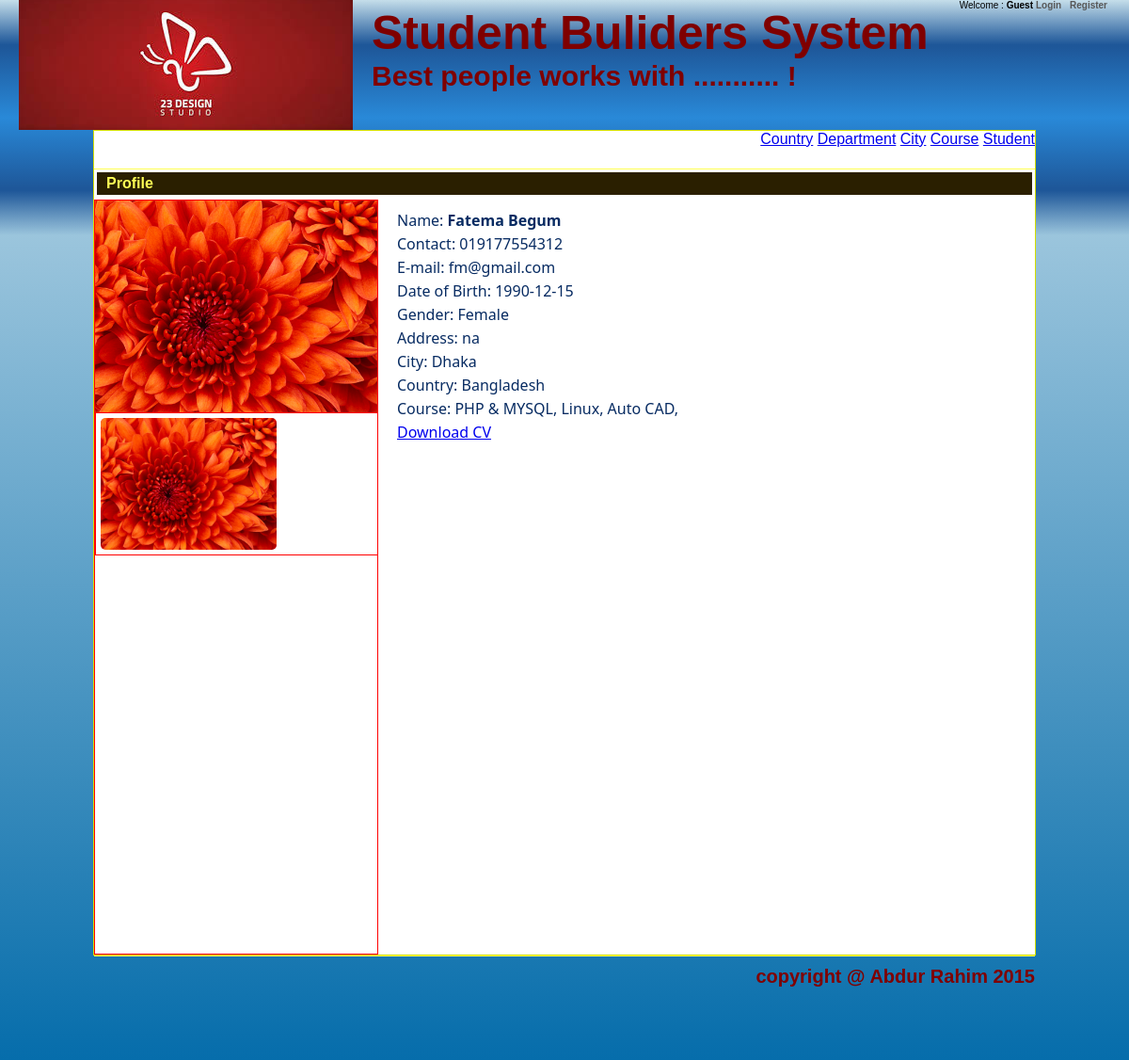
Screenshot of /?p=artclProfileK&id=1 with the database file from the repository.
### tables this page shows
CREATE TABLE IF NOT EXISTS `studentimage` (
  `id` int(11) NOT NULL AUTO_INCREMENT,
  `studentId` int(11) DEFAULT NULL,
  `image` varchar(200) DEFAULT NULL,
  `date` date DEFAULT NULL,
  `description` varchar(500) DEFAULT NULL,
  PRIMARY KEY (`id`),
  KEY `studentId` (`studentId`)
);

CREATE TABLE IF NOT EXISTS `student` (
  `id` int(11) NOT NULL AUTO_INCREMENT,
  `name` varchar(200) DEFAULT NULL,
  `contact` varchar(200) DEFAULT NULL,
  `email` varchar(200) DEFAULT NULL,
  `dateofBirth` date DEFAULT NULL,
  `gender` bit(1) DEFAULT NULL,
  `address` varchar(500) DEFAULT NULL,
  `cityId` int(11) DEFAULT NULL,
  `cv` varchar(200) DEFAULT NULL,
  `password` varchar(200) NOT NULL,
  `type` varchar(2) NOT NULL DEFAULT 'R',
  PRIMARY KEY (`id`),
  KEY `cityId` (`cityId`)
);

CREATE TABLE IF NOT EXISTS `city` (
  `id` int(11) NOT NULL AUTO_INCREMENT,
  `name` varchar(200) DEFAULT NULL,
  `countryId` int(11) DEFAULT NULL,
  PRIMARY KEY (`id`),
  KEY `countryId` (`countryId`)
);

CREATE TABLE IF NOT EXISTS `country` (
  `id` int(11) NOT NULL AUTO_INCREMENT,
  `name` varchar(200) DEFAULT NULL,
  PRIMARY KEY (`id`)
);

CREATE TABLE IF NOT EXISTS `course` (
  `id` int(11) NOT NULL AUTO_INCREMENT,
  `name` varchar(200) DEFAULT NULL,
  `departmentId` int(11) DEFAULT NULL,
  `fee` float DEFAULT NULL,
  `duration` int(11) DEFAULT NULL,
  `link` varchar(200) DEFAULT NULL,
  `sylebus` varchar(200) DEFAULT NULL,
  `description` varchar(500) DEFAULT NULL,
  PRIMARY KEY (`id`),
  KEY `departmentId` (`departmentId`)
);

### Conf/cn.php (called while the page is built, shortened)
<?php
function ms($v)
{
	return mysql_real_escape_string(strip_tags($v));
}
?>

### Public/profile.php (the view, shortened to what this page needs)
<?php
$sql = "select s.id, s.name, s.contact, s.email, s.dateofbirth,
		case s.gender when 0 then 'Male' else 'Female' end as Gender,
		s.address, ct.name as City, cn.name as Country, s.cv
	from student as s, city as ct, country as cn where
	s.cityId = ct.Id and ct.countryId = cn.Id and s.id = ".ms($_REQUEST['id']);
$r = mysql_query($sql);
while($s = mysql_fetch_array($r))
{
	print '<div class="imagedetails">';
	if(isset($_REQUEST['img']))
	{
		print '<img src="StudentImages/'.base64_decode(ms($_REQUEST['img'])).'"/>';
	}
	else
	{
		singleImage($s[0]);
	}
	print '<div class="allimagecontainer"><div class="allimages">';
	images($s[0]);
	print '</div></div>';
	print '</div>';
	print '<div class="details">';
	print '<div class="singledetails">';
	print	'<span>Name: <span><b>'.$s['name'].'</b></span></span><br>';
	print	'<span>Contact: <span>'.$s['contact'].'</span></span><br>';
	print	'<span>E-mail: <span>'.$s['email'].'</span></span><br>';
	print	'<span>Date of Birth: <span>'.$s['dateofbirth'].'</span></span><br>';
	print	'<span>Gender: <span>'.$s['Gender'].'</span></span><br>';
	print	'<span>Address: <span>'.$s['address'].'</span></span><br>';
	print	'<span>City: <span>'.$s['City'].'</span></span><br>';
	print	'<span>Country: <span>'.$s['Country'].'</span></span><br>';
	print '<span>Course: </span>';
	$sql3 = "select c.name from coursevsstudent cs, course c
	where cs.courseId = c.Id and cs.studentid = ".$s[0];
	$r3 = mysql_query($sql3);
	while($s3 = mysql_fetch_row($r3))
	{
		print $s3[0].", ";
	}
	print 	'<span><a href="CVS/'.$s[0].'.'.$s[9].'"><br>Download CV</a></span>';
	print '</div>';
	print '</div>';
}
function singleImage($id)
{
	$sql2 = "select * from studentimage where studentid = ".$id." limit 0, 1";
	$r2 = mysql_query($sql2);
	if(mysql_num_rows($r2) >= 1)
	{
		while($s2 = mysql_fetch_row($r2))
		{
			print '<img src="StudentImages/'.$s2[0].'.'.$s2[2].'"/>';
		}
	}
	else
	{
		print '<img src="Images/noimage.jpg"/>';
	}
}
function Images($id)
{
	$sql2 = "select * from studentimage where studentid = ".$id;
	$r2 = mysql_query($sql2);
	while($s2 = mysql_fetch_row($r2))
	{
		$img = $s2[0].'.'.$s2[2];
		print '<a href="?p=artclProfileK&id='.$id.'&img='.base64_encode($img).'"><img src="StudentImages/'.$s2[0].'.'.$s2[2].'"/></a>';
	}
}
?>

### index.php (shortened to what this page needs)
<?php
include("conf/cn.php");
?>
<!DOCTYPE html>
<head>
<link href="CSS/design.css" rel="stylesheet" type="text/css" />
</head>
<body>
<div id="allpage">
<div class="header">
<div class="adminmenu">
<?php
include('Conf/adminmenu.php');
?>
</div>
<div class="logo">
<img src="Images/logo.jpg" />
</div>
<div class="right">
<h1>Student Buliders System</h1>
<h2>Best people works with ........... !</h2>
</div>
</div>
<div class="main">
	<div class="menu">
		<?php
		include('Conf/menu.php');
		?>
	</div>
	<div class="content">
	<?php
	include('Conf/controller.php');
	?>
	</div>
</div>
<div class="footer">
	copyright @ Abdur Rahim <?php print date('Y'); ?>
</div>
</div>
</body>
</html>

### Conf/adminmenu.php
<?php
if(isset($_SESSION['type']))
{
	if($_SESSION['type'] == "U" or $_SESSION['type'] == "A")
	{
		print '<a href="./?a=artclcountryb">Country</a>
				<a href="./?a=artcldepartmentb">Department</a>
				<a href="./?a=artclcityb">City</a>
				<a href="./?a=artclcourseb">Course</a>
				<a href="./?a=artclstudentb">Student</a>
				<a href="./?a=artclstudent_courseb">Student Course</a>
				<a href="./?a=artclstudent_imageb">Student Image</a>';
	}
	print 'Welcome : <b><a href="#">'.$_SESSION['name'].'</a></b><a href="?p=artcllogoutg">Logout</a>';
}
else
{
	print 'Welcome : <b>Guest</a></b><a href="?p=brtcllogink">Login</a> <a href=?p=register>Register</a>';
}
?>

### Conf/menu.php
<a href="./?p=artclcountryb">Country</a>
<a href="./?p=artcldepartmentb">Department</a>
<a href="./?p=artclcityb">City</a>
<a href="./?p=artclcourseb">Course</a>
<a href="./?p=artclstudentb">Student</a>

### Conf/controller.php (shortened to what this page needs)
<?php
if(isset($_GET['a']))
{
	if(isset($_SESSION['type']))
	{
		if($_SESSION['type'] == "R")
		{
			print 'You have to login with Admin account to view this content<hr><br>';
			include('Public/login.php');
		}
		else
		{
			$page = $_GET['a'];
			$page = substr($page, 5, strlen($page) - 6);
			if(file_exists("Admin/".$page.".php"))
			{
				print '<span class="pagehead">'.ucwords(str_replace("_", " ",$page)).'</span>';
				include("Admin/".$page.".php");
			}
			else
			{
				include('Public/hacking_attempt.php');
			}
		}
	}
	else
	{
		print 'You have to login to view this content<hr><br>';
		include('Public/login.php');
	}
}
else if(isset($_GET['p']))
{
	$page = $_GET['p'];
	$page = substr($page, 5, strlen($page) - 6);
	if(file_exists("Public/".$page.".php"))
	{
		print '<span class="pagehead">'.ucwords(str_replace("_", " ",$page)).'</span>';
		if(isset($_POST['btnLogin']))
		{
			if(isset($_SESSION['type']))
			{
				print '<span class="success">Login Successfull</span>';
			}
			else
			{
				print '<span class="error">Invalid Login Attemp</span>';
				include("Public/".$page.".php");
			}
		}
		else
		{
			include("Public/".$page.".php");
		}
	}
	else
	{
		include('Public/hacking_attempt.php');
	}
}
?>

### CSS/design.css (style rules this page uses)
* { padding:0px; margin:0px auto; }
body { font-family:Verdana, Arial, Helvetica, sans-serif; background: #c5deea; background: -moz-linear-gradient(top, #c5deea 0%, #8abbd7 31%, #066dab 100%); background: -webkit-gradient(linear, left top, left bottom, color-stop(0%,#c5deea), color-stop(31%,#8abbd7), color-stop(100%,#066dab)); background: -webkit-linear-gradient(top, #c5deea 0%,#8abbd7 31%,#066dab 100%); background: -o-linear-gradient(top, #c5deea 0%,#8abbd7 31%,#066dab 100%); background: -ms-linear-gradient(top, #c5deea 0%,#8abbd7 31%,#066dab 100%); background: linear-gradient(to bottom, #c5deea 0%,#8abbd7 31%,#066dab 100%); filter: progid:DXImageTransform.Microsoft.gradient( startColorstr='#c5deea', endColorstr='#066dab',GradientType=0 ); }
.header { height:250px; background: -moz-linear-gradient(top, rgba(30,87,153,0) 0%, rgba(30,87,153,0.8) 15%, rgba(30,87,153,1) 19%, rgba(30,87,153,1) 20%, rgba(41,137,216,1) 50%, rgba(30,87,153,1) 80%, rgba(30,87,153,1) 81%, rgba(30,87,153,0.8) 85%, rgba(30,87,153,0) 100%); background: -webkit-gradient(linear, left top, left bottom, color-stop(0%,rgba(30,87,153,0)), color-stop(15%,rgba(30,87,153,0.8)), color-stop(19%,rgba(30,87,153,1)), color-stop(20%,rgba(30,87,153,1)), color-stop(50%,rgba(41,137,216,1)), color-stop(80%,rgba(30,87,153,1)), color-stop(81%,rgba(30,87,153,1)), color-stop(85%,rgba(30,87,153,0.8)), color-stop(100%,rgba(30,87,153,0))); background: -webkit-linear-gradient(top, rgba(30,87,153,0) 0%,rgba(30,87,153,0.8) 15%,rgba(30,87,153,1) 19%,rgba(30,87,153,1) 20%,rgba(41,137,216,1) 50%,rgba(30,87,153,1) 80%,rgba(30,87,153,1) 81%,rgba(30,87,153,0.8) 85%,rgba(30,87,153,0) 100%); background: -o-linear-gradient(top, rgba(30,87,153,0) 0%,rgba(30,87,153,0.8) 15%,rgba(30,87,153,1) 19%,rgba(30,87,153,1) 20%,rgba(41,137,216,1) 50%,rgba(30,87,153,1) 80%,rgba(30,87,153,1) 81%,rgba(30,87,153,0.8) 85%,rgba(30,87,153,0) 100%); background: -ms-linear-gradient(top, rgba(30,87,153,0) 0%,rgba(30,87,153,0.8) 15%,rgba(30,87,153,1) 19%,rgba(30,87,153,1) 20%,rgba(41,137,216,1) 50%,rgba(30,87,153,1) 80%,rgba(30,87,153,1) 81%,rgba(30,87,153,0.8) 85%,rgba(30,87,153,0) 100%); background: linear-gradient(to bottom, rgba(30,87,153,0) 0%,rgba(30,87,153,0.8) 15%,rgba(30,87,153,1) 19%,rgba(30,87,153,1) 20%,rgba(41,137,216,1) 50%,rgba(30,87,153,1) 80%,rgba(30,87,153,1) 81%,rgba(30,87,153,0.8) 85%,rgba(30,87,153,0) 100%); filter: progid:DXImageTransform.Microsoft.gradient( startColorstr='#001e5799', endColorstr='#001e5799',GradientType=0 ); }
.header .logo { width:auto; padding:0px; margin-left:20px; float:left; }
.header .right { width:auto; padding:0px; margin-left:20px; float:left; }
.header .right h1 { display:block; font-size:50px; color:#7F0000; font-weight:bolder; padding-top:0px; margin:0px; margin-top:10px; }
.header .right h2 { display:block; font-size:30px; color:#7F0000; font-weight:bolder; padding-top:0px; margin:0px; }
.main { width:1000px; background-color:#FFFFFF; border:thin #D4DF00 groove; height:auto; overflow:hidden; margin-top:-120px; }
.content { min-height:400px; height:auto; overflow:hidden; text-align:left; }
.menu { height:40px; border-bottom: #FFFF55 thin solid; text-align:right; }
.footer { height:100px; width:1000px; text-align:right; font-size:20px; color:#7F0000; font-weight:bolder; border-top:#FFFF55 thin solid; padding-top:10px; }
.pagehead { display:block; padding:3px; padding-left:10px; background-color:#2A1F00; color:#FFFF55; font-weight:bolder; margin:3px; font-size:16px; margin-bottom:5px; }
.adminmenu { margin-bottom:-15px; text-align:right; padding-right:20px; font-size:10px; }
.adminmenu a { text-decoration:none; color:#575757; font-weight:bold; padding:3px; border-radius:3px; }
.imagedetails { width:300px; float:left; border:#FF0000 thin solid; overflow:hidden; min-height:800px; height:auto; position:relative; }
.imagedetails img { width:300px; }
.allimages { height:150px; position:absolute; border:0px; border:#FF0000 thin solid; min-width:350px; width:auto; }
.allimagecontainer { width:300px; overflow:scroll; }
.allimages img { height:140px; width:auto; float:left; margin:5px; border-radius:5px; }
.singledetails { color:#072B62; float: left; line-height:25px; font-size:16px; font-family: Segoe, "Segoe UI", "DejaVu Sans", "Trebuchet MS", Verdana, sans-serif; padding: 10px; margin-left:10px; overflow:hidden; }

### rows the page displays
student: name "Fatema Begum", contact "019177554312", email "fm@gmail.com", dateofBirth "1990-12-15", Gender "Female", address "na", cityId.name "Dhaka", country.name "Bangladesh"
course: name "PHP & MYSQL"
course: name "Linux"
course: name "Auto CAD"

### other values shown
str_replace("_", " ",$page) "Profile"
